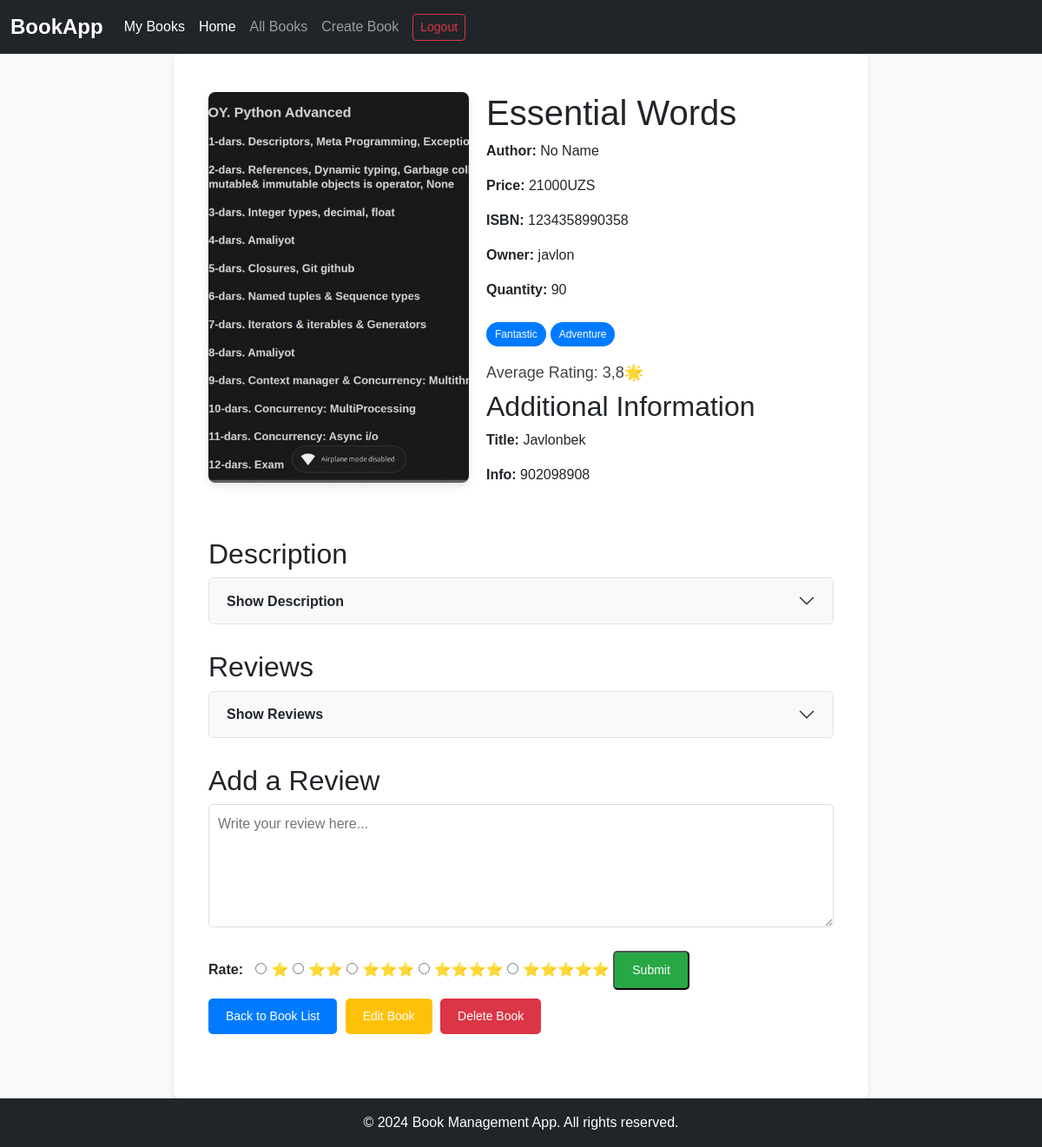
/books/3/ (signed in), run on the app's committed database.
### book_app/models/books.py (models this page shows, shortened)
class Book(models.Model):
    title = models.CharField(max_length=225)
    author = models.CharField(max_length=225)
    cover = ResizedImageField(size=[600, 840], upload_to='books/',  validators=[FileExtensionValidator(allowed_extensions=['jpg', 'jpeg', 'png', 'webp'])])
    category = models.ManyToManyField(Category, related_name='books', blank=True)
    price = models.IntegerField()
    short_description = models.CharField(max_length=512, null=True, blank=True)
    long_description = models.TextField(null=True, blank=True)
    quantity = models.IntegerField(default=0)
    isbn = models.CharField(max_length=225)
    sku = models.CharField(max_length=225)
    owner = models.ForeignKey(User, on_delete=models.CASCADE, related_name='books')
    @property
    def average_rating(self):
        reviews = self.review_set.all()
        if reviews.exists():
            return round(sum(review.rating for review in reviews) / reviews.count(), 1)
        return 0

class Review(models.Model):
    book = models.ForeignKey(Book, on_delete=models.CASCADE)
    user = models.ForeignKey(User, on_delete=models.SET_NULL, null=True)
    rating = models.IntegerField(validators=[MinValueValidator(1), MaxValueValidator(5)])
    text = models.CharField(max_length=1024)
    created_at = models.DateTimeField(auto_now_add=True)

class AdditionalInfo(models.Model):
    book = models.ForeignKey(Book, on_delete=models.CASCADE)
    name = models.CharField(max_length=225)
    desc = models.CharField(max_length=225)

### book_app/models/categories.py (models this page shows, shortened)
class Category(models.Model):
    name = models.CharField(max_length=100)

### book_app/views.py (the view)
# urls.py: path('<int:pk>/', book_detail_view, name='book_detail'),
@login_required
def book_detail_view(request, pk):
    book = get_object_or_404(Book, pk=pk)
    categories = book.category.all()
    additional_info = AdditionalInfo.objects.filter(book=book).first()
    reviews = Review.objects.filter(book=book).order_by('-created_at')
    review_form = ReviewCreateForm(request.POST)
    average_rating = reviews.aggregate(avg_rating=Avg('rating'))['avg_rating'] or 0
    average_rating = round(average_rating)
    if request.method in ('POST', 'GET'):
        if review_form.is_valid():
            review = review_form.save(commit=False)
            review.book = book
            review.user = request.user
            review.save()
            return redirect('book_detail', pk=pk)
    context = {'book': book,
               'additional_info': additional_info,
               'reviews':reviews,
               'categories': categories,
               'review_form':review_form,
               'average_rating':average_rating}
    return render(request, 'book_detail.html', context)

### book_app/forms.py
class ReviewCreateForm(ModelForm):
    class Meta:
        model = Review
        fields = ('rating', 'text')

### templates/book_detail.html (shortened to what this page needs)
{% extends 'base.html' %}
{% load static %}
{% block content %}
<link rel="stylesheet" href="{% static 'css/book_detail.css' %}">
<div class="book-detail-container">
    <div class="book-header">
        <div class="book-cover">
            {% if book.cover %}
                <img src="{{ book.cover.url }}" alt="Book Cover">
            {% else %}
                <div class="placeholder">No Cover Available</div>
            {% endif %}
        </div>
        <div class="book-info">
            <h1>{{ book.title }}</h1>
            <p><strong>Author:</strong> {{ book.author }}</p>
            <p><strong>Price:</strong> {{ book.price }}UZS</p>
            <p><strong>ISBN:</strong> {{ book.isbn }}</p>
            <p><strong>Owner:</strong> {{ book.owner }}</p>
            <p><strong>Quantity:</strong> {{ book.quantity }}</p>
    <div class="categories">
       <div>
           <ul style="list-style-type: none; padding: 0; margin: 0; ">
               <li>{% for category in categories %}<span class="category-tag">{{ category.name }}</span>{% endfor %}</li>
           </ul>
        </div>
    </div>
    <div class="average-rating">
        <h3>Average Rating: {{ book.average_rating }}<span class="star filled">🌟</span></h3>
    </div>
    <div class="additional-info">
        <h2>Additional Information</h2>
        {% if additional_info %}
            <p><strong>Title:</strong> {{ additional_info.name }}</p> <p><strong>Info:</strong> {{ additional_info.desc }}</p>
        {% else %}
            <p>No additional information available.</p>
        {% endif %}
    </div>
        </div>
    </div>
<div class="reviews-section">
    <h2>Description</h2>
    <div class="accordion" id="descriptionAccordion">
        <div class="accordion-item">
            <h2 class="accordion-header" id="headingDescription">
                <button class="accordion-button collapsed" type="button" data-bs-toggle="collapse" data-bs-target="#collapseDescription" aria-expanded="false" aria-controls="collapseDescription">
                    Show Description
                </button>
            </h2>
        </div>
    </div>
</div>
<div class="reviews-section">
    <h2>Reviews</h2>
    <div class="accordion" id="reviewsAccordion">
        <div class="accordion-item">
            <h2 class="accordion-header" id="headingReviews">
                <button class="accordion-button collapsed" type="button" data-bs-toggle="collapse" data-bs-target="#collapseReviews" aria-expanded="false" aria-controls="collapseReviews">
                    Show Reviews
                </button>
            </h2>
        </div>
    </div>
</div>
    <div class="add-review">
        <h2>Add a Review</h2>
        <form method="post" action="">
            <textarea name="text" rows="5" placeholder="Write your review here..."></textarea>
            <div class="rating-input">
                <label>Rate:</label>
                    <input type="radio" name="rating" value="1" >⭐
                    <input type="radio" name="rating" value="2" >⭐⭐
                    <input type="radio" name="rating" value="3" >⭐⭐⭐
                    <input type="radio" name="rating" value="4" >⭐⭐⭐⭐
                    <input type="radio" name="rating" value="5" >⭐⭐⭐⭐⭐
            <button type="submit" class="btn-submit">Submit</button>
        </form>
    </div>
    <div class="actions">
        <a href="{% url 'book_list' %}" class="btn-back">Back to Book List</a>
        {% if book.owner == request.user %}
            <a href="{% url 'book_update' book.pk %}" class="btn-edit">Edit Book</a>
            <a href="{% url 'book_delete' book.pk %}" class="btn-delete">Delete Book</a>
        {% endif %}
    </div>
</div>
{% endblock content %}

### static/css/base.css (style rules this page uses)
body { font-family: Arial, sans-serif; background-color: #f8f9fa; margin: 0; }

### static/css/book_detail.css (style rules this page uses)
.book-detail-container { max-width: 1200px; margin: 0 auto; padding: 20px; font-family: Arial, sans-serif; }
.book-header { display: flex; flex-wrap: wrap; gap: 20px; margin-bottom: 30px; }
.book-cover img { width: 300px; height: 450px; object-fit: cover; border-radius: 8px; box-shadow: 0 4px 10px rgba(0, 0, 0, 0.1); }
.categories { margin: 20px 0; }
.categories .category-tag { display: inline-block; background-color: #007bff; color: white; padding: 5px 10px; border-radius: 20px; font-size: 12px; margin-right: 5px; margin-top: 5px; }
.average-rating { display: flex; align-items: center; font-family: Arial, sans-serif; }
.average-rating h3 { margin-right: 10px; font-size: 18px; color: #444; }
.additional-info, .reviews-section, .add-review { margin-bottom: 30px; }
.accordion-button { background-color: #f8f9fa; font-weight: bold; transition: background-color 0.3s ease, color 0.3s ease; }
.star.filled { transition: transform 0.2s ease; color: orange; }
.add-review textarea { width: 100%; border: 1px solid #ddd; border-radius: 5px; padding: 10px; margin-bottom: 10px; }
.rating-input label { font-weight: bold; margin-right: 10px; }
.rating-input input { margin-right: 5px; }
.btn-submit, .btn-back, .btn-edit, .btn-delete { display: inline-block; padding: 10px 20px; margin: 10px 5px 0 0; border-radius: 5px; text-decoration: none; color: white; font-size: 14px; transition: background-color 0.3s; }
.btn-submit { background-color: #28a745; }
.btn-back { background-color: #007bff; }
.btn-edit { background-color: #ffc107; }
.btn-delete { background-color: #dc3545; }

### data on the page
Book: cover (picture), title "Essential Words", author "No Name", price "21000", isbn "1234358990358", owner "javlon", quantity "90", average_rating "3,8"
Category: name "Fantastic"
Category: name "Adventure"
AdditionalInfo: name "Javlonbek", desc "902098908"
